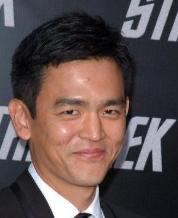
#> input picture code/analysis/fake.jpeg, 178 x 218 px
$ python rgb2.py
#> lines starting #> are read from the running program, lines starting #| are printed output that depends on the picture
import cv2 as cv
import numpy as np
from matplotlib import cm, colors, pyplot as plt

img = cv.imread('fake.jpeg',0)
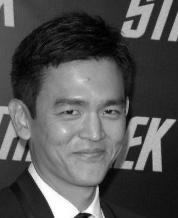
#> img: shape (218, 178); min 0, max 255, mean 83.9
f = np.fft.fft2(img)
fshift = np.fft.fftshift(f)
magnitude_spectrum = 20*np.log(np.abs(fshift))
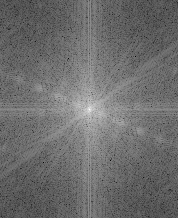
#> magnitude_spectrum: shape (218, 178) float64; min 16.44, max 299.9, mean 138; drawn with min black and max white
plt.subplot(121),plt.imshow(img)
plt.title('Input Image'), plt.xticks([]), plt.yticks([])
plt.subplot(122),plt.imshow(magnitude_spectrum, cmap='Greys')
plt.title('Magnitude Spectrum'), plt.xticks([]), plt.yticks([])
plt.show()
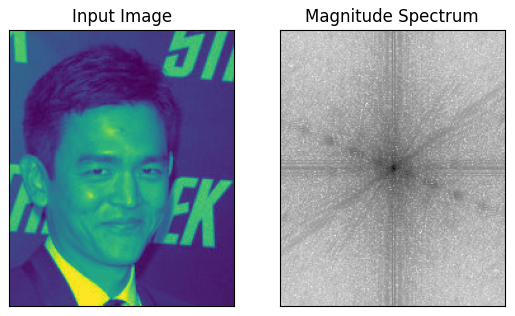
#> figure drawn by matplotlib, 2 panels

$ run again, with code/analysis/real.jpeg copied over code/analysis/fake.jpeg
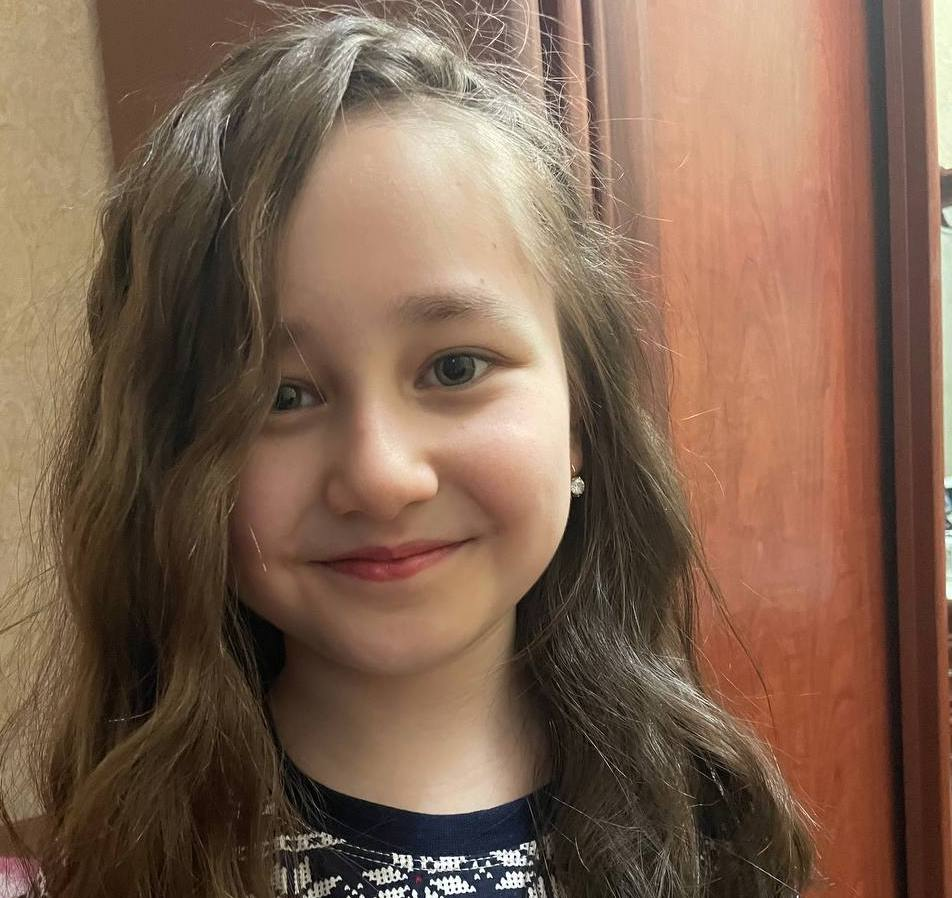
#> input picture code/analysis/real.jpeg, 952 x 898 px
#> `magnitude_spectrum = 20*np.log(np.abs(fshift))`:
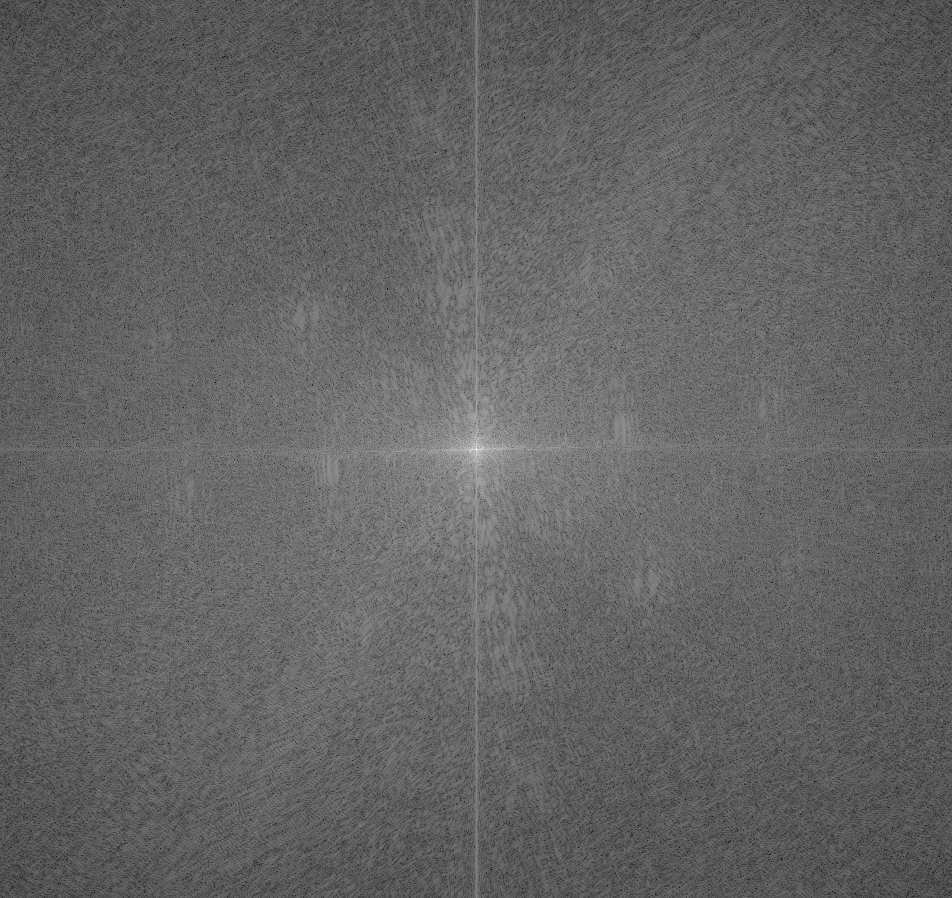
#> magnitude_spectrum: shape (898, 952) float64; min 51.04, max 366.3, mean 174.3; drawn with min black and max white
#> `plt.show()`:
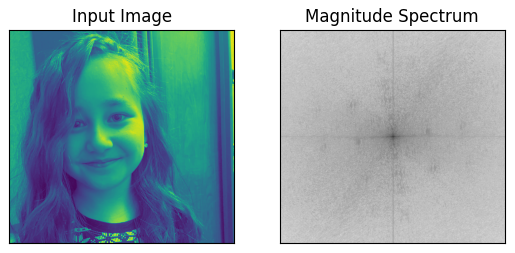
#> figure drawn by matplotlib, 2 panels

$ run again, with code/analysis/real2.jpeg copied over code/analysis/fake.jpeg
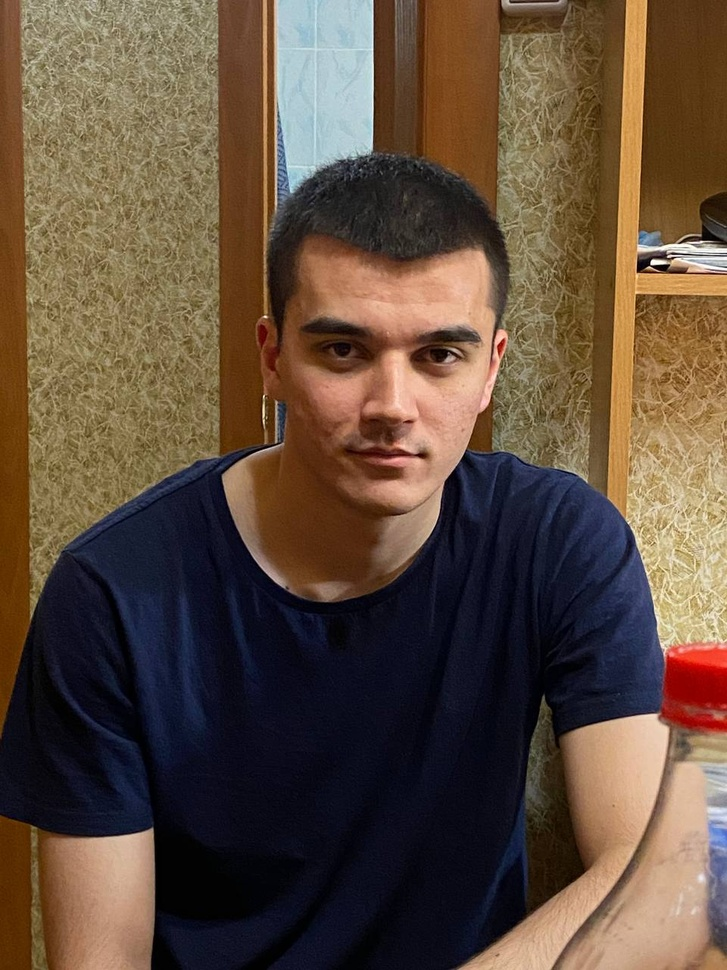
#> input picture code/analysis/real2.jpeg, 727 x 970 px, shrunk from 960 x 1280 before the run
#> `magnitude_spectrum = 20*np.log(np.abs(fshift))`:
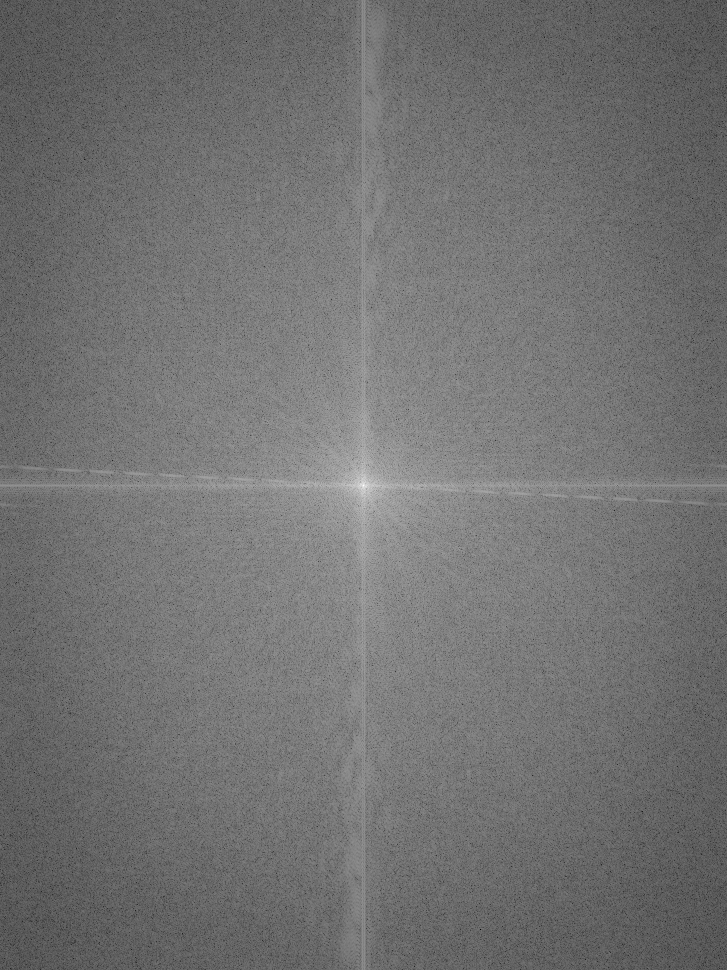
#> magnitude_spectrum: shape (970, 727) float64; min 7.74, max 357.1, mean 164.1; drawn with min black and max white
#> `plt.show()`:
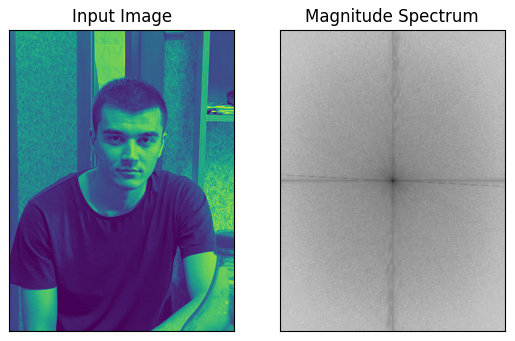
#> figure drawn by matplotlib, 2 panels

$ run again, with code/analysis/real3.jpeg copied over code/analysis/fake.jpeg
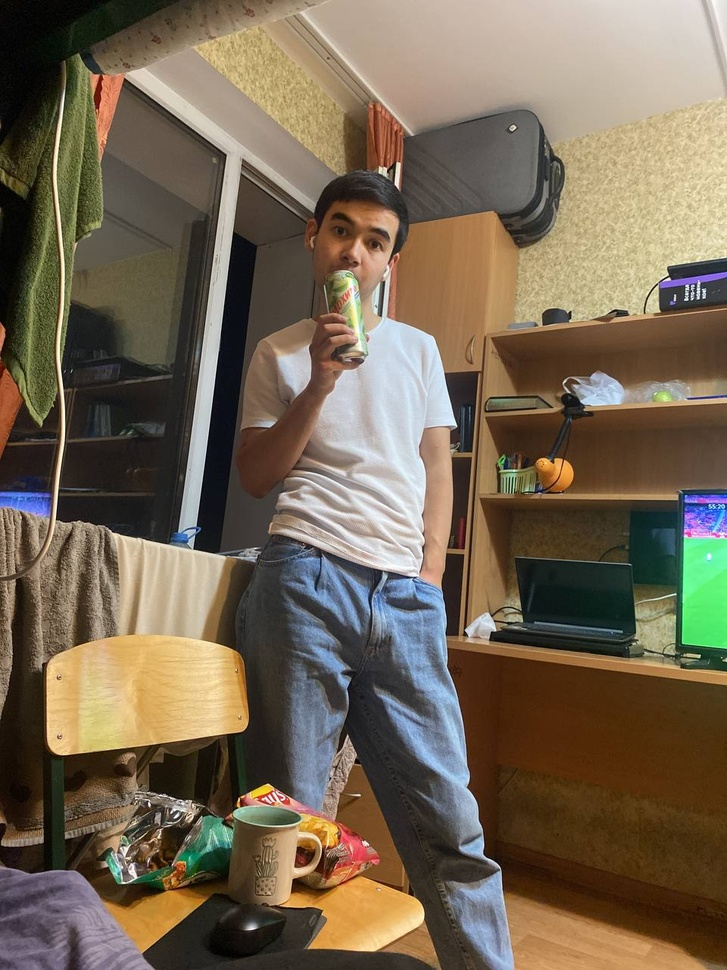
#> input picture code/analysis/real3.jpeg, 727 x 970 px, shrunk from 960 x 1280 before the run
#> `magnitude_spectrum = 20*np.log(np.abs(fshift))`:
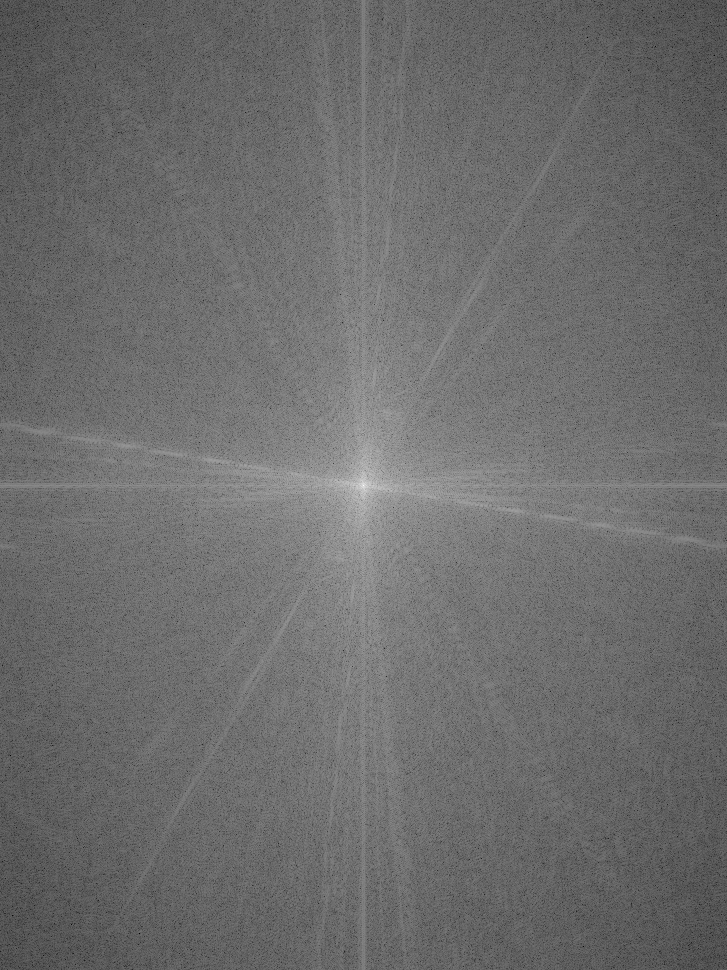
#> magnitude_spectrum: shape (970, 727) float64; min 28.98, max 362.3, mean 171.3; drawn with min black and max white
#> `plt.show()`:
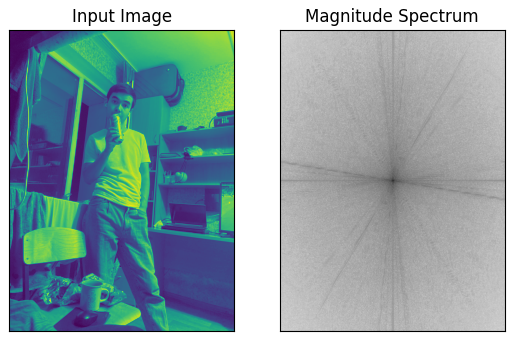
#> figure drawn by matplotlib, 2 panels
